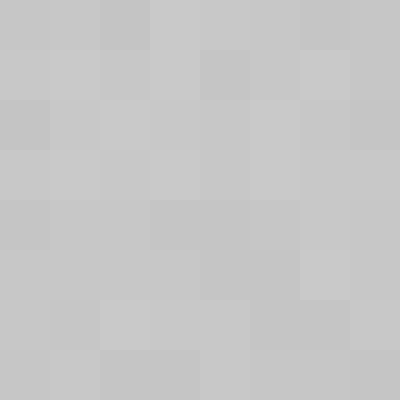
Frame 1 (no input)
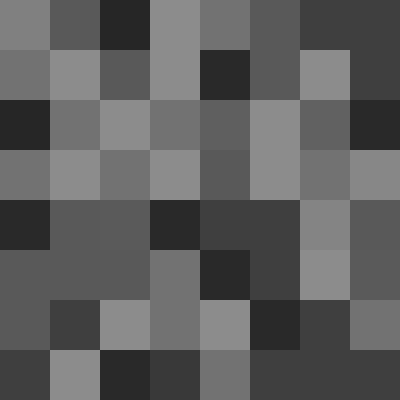
Frame 60 (the mouse pressed at the canvas centre just before this capture)
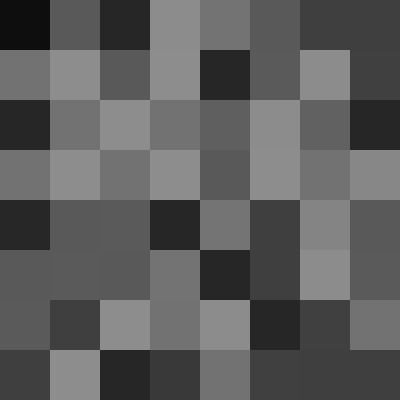
Frame 120 (the mouse held since frame 60 and released just before this capture)

The Processing sketch that drew these frames (run headless with seeded random() and noise(); from frame 60 on, the mouse is pressed at the canvas centre):

// Processing sketch: chessLikeTable
// ── chessLikeTable.pde
boolean white;

//GridSquare[][] grid;

BlackSquare[][] blackArray;
WhiteSquare[][] whiteArray;

int rows;
int cols;
int gridSquareSize;

void setup() {

  size(400, 400);
  noStroke();
  rows = 8;
  cols = 8;
  gridSquareSize = 50;
  white = true;
  
  blackArray = new BlackSquare[cols][rows];
  whiteArray = new WhiteSquare[cols][rows];
  

  //grid = new GridSquare[cols][rows];
  
  // do a double for loop to run through the grid 2D array
  // creating new alternating black and white GridSquare objects
  for (int i = 0; i < cols; i++) {
    for (int j = 0; j < rows; j++) {
      
      if(white){
        whiteArray[i][j] = new WhiteSquare(i,j,gridSquareSize);
      }
      else{
        blackArray[i][j] = new BlackSquare(i,j,gridSquareSize, white);
      }
      //grid[i][j] = new GridSquare(i, j, gridSquareSize, white);
      white = !white;
    }
    white = !white;
  }
}

void draw() {
  
  // every time draw runs, we want to go through the grid 2d array and update and render each GridSquare object
  // update represents getting hungry
  // render takes care of drawing
  for (int i = 0; i < cols; i++) {
    for (int j = 0; j < rows; j++){
      if(blackArray[i][j] != null){
      blackArray[i][j].update();
      blackArray[i][j].render();
      }
      
      if(whiteArray[i][j] != null){
         whiteArray[i][j].update();
         whiteArray[i][j].render();
      }
    }
  }
  
  // determine which gid slot mouse is over
  int currentHorizSquare = mouseX / 50;
  int currentVertSquare = mouseY / 50;

  // do mouseOver-based feeding only on **valid** grid slots
  if (currentHorizSquare >= 0 && currentHorizSquare <= 7 && currentVertSquare >= 0 && currentVertSquare <= 7) {
    if(blackArray[currentHorizSquare][currentVertSquare] != null){
      blackArray[currentHorizSquare][currentVertSquare].feed();
    }
    else if(whiteArray[currentHorizSquare][currentVertSquare] != null){
     whiteArray[currentHorizSquare][currentVertSquare].feed();
    }
  }
}
// ── BlackSquare.pde
class BlackSquare {
   
  int x;
  int y;
  int size;
  int col;
  float food;
  
  boolean colorSquare;
  
  BlackSquare (int x, int y, int size, boolean colorSquare) {
    this.x = x;
    this.y = y;
    this.size = size;
    this.colorSquare = colorSquare;

    // establish a random amount of food to start with
    this.food = random(500, 1000);
   
    this.col = 0;
  }

  void render() {

     // reflect the amount of food
     col = (int)map(this.food, 0, 1000, 255, 0);

    fill(col, 10);
    rect(this.x * size, this.y * size, size, size);
  }

  void update() {
    if(colorSquare && this.food > 0) {
      this.food--;
    }
  }

  void feed() {
    if (colorSquare && this.food < 1000) {
      this.food += 10;      
    }
  }

}
// ── WhiteSquare.pde
class WhiteSquare {
   
  int x;
  int y;
  int size;
  int col;
  float food;
  
  WhiteSquare (int x, int y, int size) {
    this.x = x;
    this.y = y;
    this.size = size;


    // establish a random amount of food to start with
    this.food = random(500, 1000);
   
    this.col = 255;
  }

  void render() {

     // reflect the amount of food
     col = (int)map(this.food, 0, 1000, 255, 0);

    fill(col, 10);
    rect(this.x * size, this.y * size, size, size);
  }

  void update() {
    if(this.food > 0) {
      this.food--;
    }
  }

  void feed() {
    if (this.food < 1000) {
      this.food += 10;      
    }
  }

}
